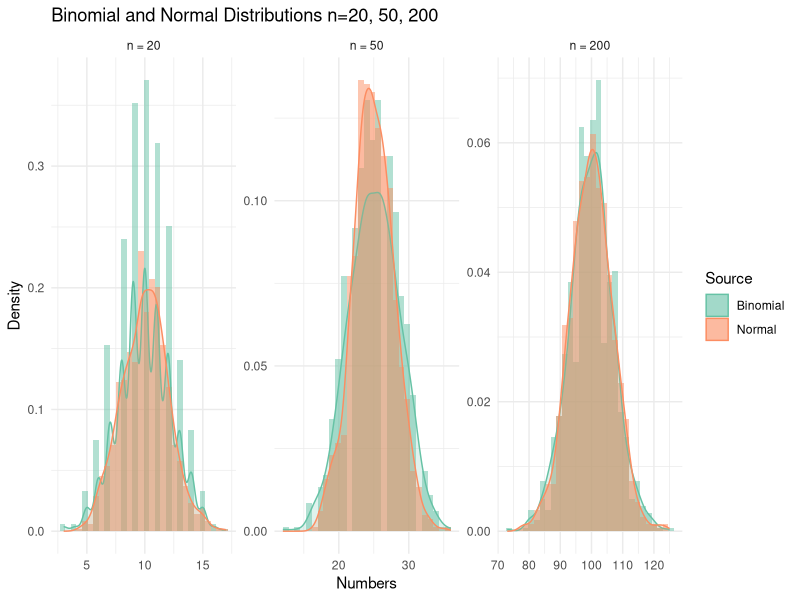

The R script that drew this image:
# Load required libraries
library(ggplot2)
library(tidyr)
library(dplyr)

# Set seed for reproducibility
set.seed(123)

# Generate random data for different n values
samplenum <- 1000

# n = 20
binomdat1 <- rbinom(samplenum, size = 20, prob = 0.5)
normdat1 <- rnorm(samplenum, mean = 10, sd = 2)

# n = 50
binomdat2 <- rbinom(samplenum, size = 50, prob = 0.5)
normdat2 <- rnorm(samplenum, mean = 25, sd = 3)

# n = 200
binomdat3 <- rbinom(samplenum, size = 200, prob = 0.5)
normdat3 <- rnorm(samplenum, mean = 100, sd = 7)

# Create data frames for each n
dataframe1 <- data.frame(
  Numbers = c(binomdat1, normdat1),
  Source = rep(c("Binomial", "Normal"), each = samplenum),
  nsize = factor("n = 20", levels = c("n = 20", "n = 50", "n = 200"))
)

dataframe2 <- data.frame(
  Numbers = c(binomdat2, normdat2),
  Source = rep(c("Binomial", "Normal"), each = samplenum),
  nsize = factor("n = 50", levels = c("n = 20", "n = 50", "n = 200"))
)

dataframe3 <- data.frame(
  Numbers = c(binomdat3, normdat3),
  Source = rep(c("Binomial", "Normal"), each = samplenum),
  nsize = factor("n = 200", levels = c("n = 20", "n = 50", "n = 200"))
)

# Combine all data frames
combineframe <- rbind(dataframe1, dataframe2, dataframe3)

# Create the plot
ggplot(combineframe, aes(x = Numbers, fill = Source)) +
  geom_histogram(aes(y = after_stat(density)),
                 alpha = 0.5,
                 position = "identity",
                 bins = 30) +
  geom_density(aes(color = Source),
               alpha = 0.2) +
  facet_wrap(~nsize, scales = "free") +
  theme_minimal() +
  labs(title = "Binomial and Normal Distributions n=20, 50, 200",
       x = "Numbers",
       y = "Density") +
  scale_fill_brewer(palette = "Set2") +
  scale_color_brewer(palette = "Set2")
